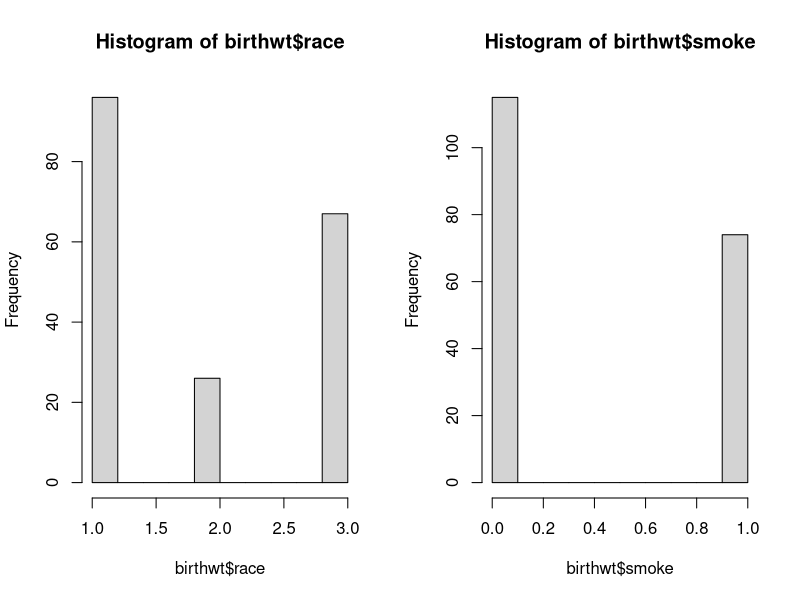

Recreate this plot in R. (Note: this script raises an error after producing the figure.)
# We will discuss Random Forest using iris dataset.
# Set seeds, so each time when you run, you will get the same results.

set.seed(123)
library(MASS)
library(randomForest)
birthwt = MASS::birthwt
str(birthwt)
head(birthwt)
help("birthwt")
summary(birthwt)

# Numeric and Categorical Values - race, smoke, low, ptl, ht, ui
# Target Variable -  
# dividing dataset to train and test dataset

## Function to check number of Unique Values
help(apply)
apply(birthwt, 2, function(x) length(unique(x)))

par(mfrow=c(1,2))
hist(birthwt$race)
hist(birthwt$smoke)

## Seems Like variables - low, race, smoke, ptl, ht, ui, ftv are categorical so we need to 
# convert them to factors.
# we can use - as.factor

# Converting all Categorical Data to Factor Variables
col = c("low","race","smoke","ptl","ht","ui","ftv")
for (i in col) {
  df[,i] = as.factor(df[,i])
}

## Create Train and Test Datasets by using Split Method of caTools
install.packages("caTools")
library(caTools)
# target Variable - low
ind = sample.split(Y = df$low, SplitRatio = 0.7)
trainDF = df[ind,]
testDF = df[-ind,]
